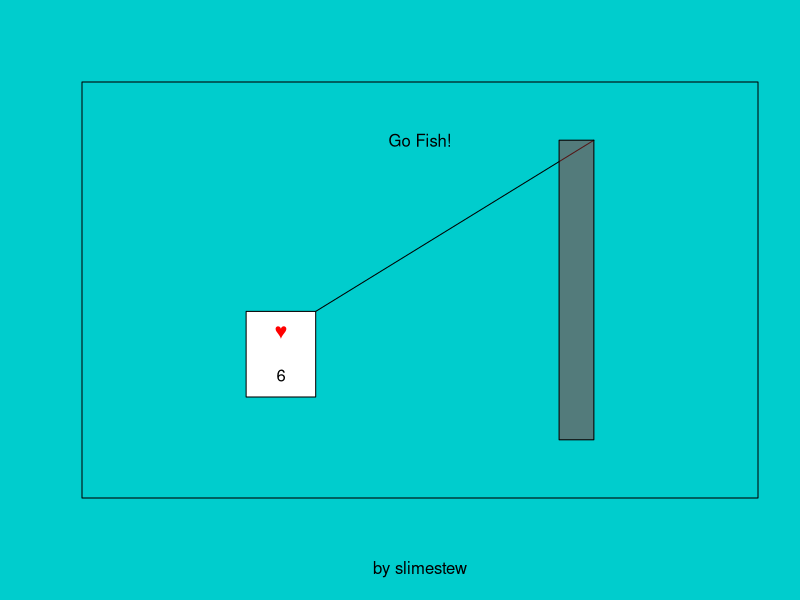

Recreate this plot in R. (Note: this script raises an error after producing the figure.)
par(bg = "cyan3")
cards <- list() #all cards, shuffles
deck <- list() #draw pile
selected <- 0
handOffset <- 0
pause <- FALSE
menu <- 0
win <- TRUE
turndirection <- 1
click <- list(x = 3, y = 3)
scores <- list()
options <- c(0, 0)
hands <- matrix()
stVals <- c("A","2","3","4","5","6","7","8","9","X","J","Q","K")
suits <- c("♥", "♦", "♠", "♣")
suitColors <- c("red", "red", "black", "black")

unpack <- function() {
  for(i in 1:4)
  if(options[1]<2) { #less than 4 players
    for(j in 1:13)
      cards <- c(cards, list(list(i,stVals[j])))
  if(options[4]>3)
    for(j in 1:13)
      cards <- c(cards, list(list(i,stVals[j])))
  } else {
    for(j in 1:15) #two of every card
      cards <- c(cards, list(list(i,uqVals[j])))
    for(j in 2:13) #two of every card besides 0, C, and F
      cards <- c(cards, list(list(i,uqVals[j])))
  }
  return(cards)
}

dispCard <- function(x, y, card) {
  suit <- card[[1]]
  valu <- card[[2]]
  rect(x,y,x+1,y+2, col="white", border="black")
  text(x+0.5,y+1.5, suits[suit], col=suitColors[suit])
  
  if(valu == "X"){
    text(0.5+x,0.5+y, "10")
  } else {
    text(0.5+x,0.5+y, valu)
  }
}

selectValue <- function() {
  rect(0,0,10,3, col="#a52a2a80", border="transparent")
  while(TRUE){
    dispCard(1, 2, list(1, " "))
    dispCard(3, 2, list(2, " "))
    dispCard(5, 2, list(3, " "))
    dispCard(7, 2, list(4, " "))
    click <- locator(1)
    if(floor(click$x) < 2)
      return(1)
    if(floor(click$x) < 4)
      return(2)
    if(floor(click$x) < 6)
      return(3)
    if(floor(click$x) < 8)
      return(4)
  }
}

validCard <- function(card) {
  suit <- card[[1]]
  valu <- card[[2]]
  return((suit == stack[[length(stack)]][[1]] && !wildcard && drawCount<0) || (valu == stack[[length(stack)]][[2]]) || (valu == "C" && drawCount<0) ||
          (valu == "F" && drawCount<0) || (options[1]==0 && valu== "8") || (options[1]==1 && valu== "A") || (options[1]==1 && valu== "J") || (wildcard && suit == wildcard && drawCount < 0))
}

nextPlayer <- function(turnorder, options) {
  if(turnorder[1])
    return((turnorder[2] %% (options[4]+2)) + 1)
  return(((turnorder[2]-2) %% (options[4]+2)) + 1)
}

doAI <- function(deck, hands, stack, wildcard, drawCount, options) {
  turnOver <- FALSE
  while(turnorder[2]!=1){
    for(i in 1:length(hands[[turnorder[2]]])){ #play
      if(length(hands[[turnorder[2]]])==0) #escape when winner found
        return(list(deck, hands, stack, wildcard, drawCount))
      if(validCard(hands[[turnorder[2]]][[i]]) && drawCount == -1){
        stack <- c(stack, list(hands[[turnorder[2]]][[i]])) #play valid card
        hands[[turnorder[2]]] <- hands[[turnorder[2]]][-(i)]
        wildcard <- 0
        turnOver <- TRUE
        
        #power cards
        if(options[1] == 0){  #crazy eights
          if(stack[[length(stack)]][[2]] == "8")
            wildcard <- as.integer(names(which.max(table(unlist(sapply(hands[[turnorder[2]]], function(hand) hand[1])))))) #gets the most common suit
          if(stack[[length(stack)]][[2]] == "Q" && options[2])
            turnorder[2] <- nextPlayer(turnorder, options)
        } else if(options[1] == 1) { #last card
          if(drawCount == -1 && (stack[[length(stack)]][[2]] == "2" || stack[[length(stack)]][[2]] == "A"))
            drawCount <- 0
          if(stack[[length(stack)]][[2]] == "2")
            drawCount <- drawCount+2
          if(stack[[length(stack)]][[2]] == "A")
            drawCount <- drawCount+4
          if(stack[[length(stack)]][[2]] == "8")
            turnorder[2] <- nextPlayer(turnorder, options)
          if(stack[[length(stack)]][[2]] == "J" || stack[[length(stack)]][[2]] == "A")
            wildcard <- as.integer(names(which.max(table(unlist(sapply(hands[[turnorder[2]]], function(hand) hand[1])))))) #sample(1:4, 1)
        } else if(options[1] >= 2){ #one and other one
          if(stack[[length(stack)]][[2]] == "S")
            turnorder[2] <- nextPlayer(turnorder, options)
          if(stack[[length(stack)]][[2]] == "R")
            turnorder[1] <- !turnorder[1]
          if(stack[[length(stack)]][[2]] == "C" || stack[[length(stack)]][[2]] == "F")
            wildcard <- as.integer(names(which.max(table(unlist(sapply(hands[[turnorder[2]]], function(hand) hand[1]))))))
          if(drawCount == -1 && (stack[[length(stack)]][[2]] == "T" || stack[[length(stack)]][[2]] == "F"))
            drawCount <- 0
          if(stack[[length(stack)]][[2]] == "T")
            drawCount <- drawCount+2
          if(stack[[length(stack)]][[2]] == "F")
            drawCount <- drawCount+4
          if(stack[[length(stack)]][[2]] == "0" && options[2])
            hands <- rotateHands(hands, options)
          if(stack[[length(stack)]][[2]] == "7" && options[2]){
            tempLength <- sapply(hands, length)
            tempLength[turnorder[2]] <- 9999
            hands <- swapHands(hands, turnorder[2], which.min(tempLength))
          }
        }

        break
      }

    }
      if(!turnOver){ #draw
        hand <- max(1, drawCount)
        for(i in 1:hand){
          hands[[turnorder[2]]] <- c(hands[[turnorder[2]]], deck[length(deck)][1])
          deck <- deck[-length(deck)]
        }
        drawCount <- -1
      }
    turnorder[2] <- nextPlayer(turnorder, options)
  }
  return(list(deck, hands, stack, wildcard, drawCount))
} #ai over

selectPlayer <- function(hands, player){
  rect(0,0,10,3, col="#a52a2a80", border="transparent")
  while(TRUE){
    #unnecesary! these cards will already be drawn
    click <- locator(1)
    if(floor(click$x) < 2 && floor(click$x)<10)
      if(floor(click$x)-2 < turnorder[2])
        return(swapHands(hands, player, floor(click$x)-2))
    return(swapHands(hands, player, floor(click$x)-1))
  }
}

#menu
plot(0, 0, type = "n", xlim = c(0, 9), ylim = c(0, 9), col="white", xlab = "by slimestew", ylab = "", axes = FALSE, frame.plot = TRUE)
par(bg = "cyan3")
segments(7,8,3,4)
rect(6.5,1,7,8, col="#a52a2a80", border="black")
rect(2,2,3,4, col="white", border="black")
text(2.5,3.5, suits[1], col=suitColors[1])
text(2.5,2.5, "6")

text(4.5,8, "Go Fish!")

while((floor(click$y) < 5 || floor(click$y) > 8) || menu < 2){
  click <- locator(1)
  plot(0, 0, type = "n", xlim = c(0, 9), ylim = c(0, 9), xlab = "", ylab = "", axes = FALSE, frame.plot = FALSE)
  
  if((floor(click$x) > 1 && floor(click$x) < 7) && menu > 0){
    if(floor(click$y) == 3)
      options[1] <- (options[1]+1) %% 4
    if(floor(click$y) == 2)
      options[2] <- !options[2]
    if(floor(click$y) == 1)
      options[3] <- !options[3]
    if(floor(click$y) == 0)
      options[4] <- (options[4]+1) %% 6
  }
  
  rect(1, 5, 7, 6, col = "tan", border = "brown")
  rect(1, 3, 7, 4, col = primaryColors[options[1]+1], border = "black")
  rect(1, 2, 7, 3, col = primaryColors[options[2]+1], border = "black")
  rect(1, 1, 7, 2, col = primaryColors[options[3]+1], border = "black")
  rect(1, 0, 7, 1, col = "white", border = "black")
  text(4,8, "Go Fish")
  text(4,3.5, variants[options[1]+1])
  text(4,2.5, ifelse(options[1]<2, ifelse(options[1]," ","Queen Skip"),"0s and 7s"))
  text(4,1.5, ifelse(options[3],"CPU","Human"))
  text(4,0.5, options[4]+2)
  text(4,5.5, "Start")
  
  menu <- min(menu + 1,2)
}

plot(0, 0, type = "n", xlim = c(0, 10), ylim = c(0, 10), col="white", xlab = "", ylab = "", axes = FALSE, frame.plot = TRUE)
menu <- 0

cards <- sample(unpack(), replace=TRUE)
deck <- cards
hands <- replicate(options[4]+2, list())
scores <- rep(0, options[4]+2)
for(i in 1:(options[4]+2)){
  hand<-7
  if(options[1]<2 && options[4] != 0)
    hand<-5
  
  for(j in 1:hand){
    temp <- sample(length(deck), 1)
    hands[[i]] <- c(hands[[i]], deck[temp][1])
    deck <- deck[-temp]
    if(j == 2)
      next
  }
}
temp <- sample(length(deck), 1)
stack <- deck[temp][1]
deck <- deck[-temp]

#game loop
while( win && (((options[1]==0) == all(scores < maxScore)) || options[1]>0)) {

if(menu>0){
  
  if(floor(click$x) > 0 && floor(click$x) < 9 && floor(click$y) > -1 && floor(click$y) < 3) #selection
    selected <- floor(click$x)
  
  if(floor(click$x) > 8 && floor(click$y) > -1 && floor(click$y) < 3 && length(hands[[turnorder[2]]]) > (handOffset+8)){
    handOffset <- handOffset+8
    selected <- 0
  }
  
  if(floor(click$x) < 1 && floor(click$y) > -1 && floor(click$y) < 3 && handOffset > 0){
    handOffset <- handOffset-8
    selected <- 0
  }
  
  if(floor(click$x) > 4 && floor(click$x) < 6 && floor(click$y) > 3 && floor(click$y) < 6 && selected[1]){ #play card
    if(validCard(hands[[turnorder[2]]][[selected+handOffset]])){
      stack <- c(stack, list(hands[[turnorder[2]]][[selected+handOffset]]))
      hands[[turnorder[2]]] <- hands[[turnorder[2]]][-(selected+handOffset)]
      
      if(wildcard)
        wildcard <- 0
      
      if(options[1] == 0){  #crazy eights
        if(stack[[length(stack)]][[2]] == "8")
          wildcard <- wildColor()
        if(stack[[length(stack)]][[2]] == "Q" && options[2])
          turnorder[2] <- nextPlayer(turnorder, options)
      } else if(options[1] == 1) { #last card
        if(stack[[length(stack)]][[2]] == "8")
          turnorder[2] <- nextPlayer(turnorder, options)
        if(stack[[length(stack)]][[2]] == "J" || stack[[length(stack)]][[2]] == "A")
          wildcard <- wildColor()
        if(drawCount == -1 && (stack[[length(stack)]][[2]] == "2" || stack[[length(stack)]][[2]] == "A"))
          drawCount <- 0
      } else if(options[1] >= 2){ #one and other one
        if(stack[[length(stack)]][[2]] == "S")
          turnorder[2] <- nextPlayer(turnorder, options)
        if(stack[[length(stack)]][[2]] == "R")
          turnorder[1] <- !turnorder[1]
        if(stack[[length(stack)]][[2]] == "C" || stack[[length(stack)]][[2]] == "F")
          wildcard <- wildColor()
        if(drawCount == -1 && (stack[[length(stack)]][[2]] == "T" || stack[[length(stack)]][[2]] == "F"))
          drawCount <- 0
        if(stack[[length(stack)]][[2]] == "0" && options[2])
          hands <- rotateHands(hands, options)
        if(stack[[length(stack)]][[2]] == "7" && options[2])
          hands <- swapUI(hands, turnorder[2])
      }
      turnorder[3] <- TRUE
      selected <- -1
      handOffset <- 0
    } else {
      selected <- 0
    }
  }
    
  if(floor(click$x) > 2 && floor(click$x) < 5 && click$y > 3.5 && click$y <= 5){ #draw card
    if(length(deck) == 0 && length(stack)>1){
      tempcard <- stack[length(stack)]
      deck <- sample(stack[1:(length(stack)-1)], replace = TRUE)
      if(options[1]==0){
        sums <- c()
        for(i in 1:(options[4]+2)){ #total scores
          sums[i] <- 0
          for(j in 1:length(hands[[i]])){
            if(hands[[i]][[j]][2] == "8")
              sums[i] <- sums[[i]] + 50
            else if(hands[[i]][[j]][2] == "J")
              sums[i] <- sums[[i]] + 10
            else if(hands[[i]][[j]][2] == "Q")
              sums[i] <- sums[[i]] + 10
            else if(hands[[i]][[j]][2] == "K")
              sums[i] <- sums[[i]] + 10
            else if(hands[[i]][[j]][2] == "X")
              sums[i] <- sums[[i]] + 10
            else if(hands[[i]][[j]][2] == "A")
              sums[i] <- sums[[i]] + 1
            else
              sums[i] <- sums[[i]] + as.integer(hands[[i]][[j]][[2]])
          }
        }
        for(i in 1:(options[4]+2)){
          if(sums[i] == min(sums))
            scores[i] <- scores[i] + floor((max(sums) - min(sums)) / sum(sums == min(sums))) #difference of points divided by number of lowest values (on tie)
        }
        
      }
      stack <- tempcard
    }
    if(length(deck)>0){
      hand <- max(1, drawCount)
      for(i in 1:hand){
        hands[[turnorder[2]]] <- c(hands[[turnorder[2]]], deck[length(deck)][1])
        deck <- deck[-length(deck)]
      }
      if(!turnorder[3]){
        turnorder[2] <- nextPlayer(turnorder, options)
        pause <-TRUE
      }
      selected <- -1
      handOffset <- 0
      drawCount <- -1
    }
  }
  
  if(length(hands[[turnorder[2]]]) == 0)
    win <-FALSE
  
  if(selected == -1 && win && turnorder[3]){  #drawing cards
      if(options[1] == 1){
        if(stack[[length(stack)]][[2]] == "2" && drawCount >= 0)
          drawCount <- drawCount+2
        if(stack[[length(stack)]][[2]] == "A" && drawCount >= 0)
          drawCount <- drawCount+4
      } else if(options[1] >= 2){
        if(stack[[length(stack)]][[2]] == "T" && drawCount >= 0)
          drawCount <- drawCount+2
        if(stack[[length(stack)]][[2]] == "F" && drawCount >= 0)
          drawCount <- drawCount+4
      }
    
    if(!options[3])
      pause <-TRUE
    turnorder[2] <- nextPlayer(turnorder, options)
    selected <- 0
  }
  
  if(options[3] && turnorder[2]!=1){
    AI <- doAI(deck, hands, stack, wildcard, drawCount, options)
    deck <- AI[[1]]
    hands <- AI[[2]]
    stack <- AI[[3]]
    wildcard <- AI[[4]]
    drawCount <- AI[[5]]
    if(any(sapply(hands, length) == 0)){
      win <- FALSE
    } else {
      turnorder[2] <- 1
    }
    pause <- TRUE
  }
}
  
plot(0, 0, type = "n", xlim = c(0, 10), ylim = c(0, 10), xlab = ifelse(options[1]==0,paste("Score:",scores[turnorder[2]]),""), ylab = "", axes = FALSE, frame.plot = FALSE)
rect(0,4.5,10,6.5, col="darkorange4", border="black")
rect(0,-2,10,6, col="brown", border="black")

if(!pause){
  
  if(length(deck) == 0){
    rect(3,3.5,5,4.75, col="brown", border="black", lty = "dashed")
  } else {
    i <- 0
    if(floor(length(deck)/8) > 0)
      for(i in 1:floor(length(deck)/8))
        rect(3,3.5+(i*0.1),5,4.5+(i*0.1), col="chartreuse4", border="black")
    i <- i+1
    rect(3,3.5+(i*0.1),5,4.5+(i*0.1), col="chartreuse3", border="black")
    rect(3.25,3.75+(i*0.1),4.75,4.25+(i*0.1), col="chartreuse4", border="white")
  }
  
  for(i in 1:(options[4]+2)){
    if(i != turnorder[2]){
    rect((i < turnorder[2])+i,8,i+1+(i < turnorder[2]),10, col="chartreuse3", border="black")
    rect(i+0.25+(i < turnorder[2]),8.25,i+0.75+(i < turnorder[2]),9.75, col="chartreuse4", border="white")
    text(i+0.5+(i < turnorder[2]), 7.5, length(hands[[i]]))
    }
  }
  
  text(0.5, 3, length(hands[[turnorder[2]]]), col="tan") 
  
  if(length(hands[[turnorder[2]]]) > handOffset+8){
    symbols(9.5, 1, circles = 0.5, inches = FALSE, add = TRUE, bg = "white", fg="brown")
    text(9.5, 1, ">", col="black") 
  }
  
  if(handOffset > 0){
    symbols(0.5, 1, circles = 0.5, inches = FALSE, add = TRUE, bg = "white", fg="brown")
    text(0.5, 1, "<", col="black")
  }
    
  
  if(drawCount>0){ # +2 and +4s
      symbols(1.5, 5, circles = 0.5, inches = FALSE, add = TRUE, bg = "black", fg="brown")
      text(1.5,5, paste("+",abs(drawCount), sep=""), col="white")
  }
  
  if(wildcard){
    if(options[1]<2){ #colors/cards
      symbols(6.5, 5, circles = 0.5, inches = FALSE, add = TRUE, bg = "white", fg="brown")
      text(6.5,5, suits[wildcard], col=suitColors[wildcard])
    } else {
      if(options[1]==2){
        symbols(6.5, 5, circles = 0.5, inches = FALSE, add = TRUE, bg = oneColors[wildcard], fg="brown")
      } else {
        symbols(6.5, 5, circles = 0.5, inches = FALSE, add = TRUE, bg = primaryColors[wildcard], fg="brown")
      }
    }
  }
  
  text(1,-1, paste("Player",turnorder[2]), xpd=TRUE, col="darkorange4")
  
  dispCard(5, 4, stack[[length(stack)]])
    
  if(win){
    for(i in (1+handOffset):min(length(hands[[turnorder[2]]]), handOffset+8))
      dispCard(i-handOffset, ((selected+handOffset)==i), hands[[turnorder[2]]][[i]])
  } else if(options[1]==0 && any(scores <= maxScore)){
    plot(0, 0, type = "n", xlim = c(0, 10), ylim = c(0, 10), xlab = "", ylab = "", axes = FALSE, frame.plot = FALSE)
    text(4,2, paste("Tallying points"))
    
    for(i in 1:(options[4]+2)){
      sum <- 0
      if(i==turnorder[2])
        next
      for(j in 1:length(hands[[i]])){
          if(hands[[i]][[j]][2] == "8")
            hands[[i]][[j]][2] <- 50
          else if(hands[[i]][[j]][2] == "J")
            hands[[i]][[j]][2] <- 10
          else if(hands[[i]][[j]][2] == "Q")
            hands[[i]][[j]][2] <- 10
          else if(hands[[i]][[j]][2] == "K")
            hands[[i]][[j]][2] <- 10
          else if(hands[[i]][[j]][2] == "X")
            hands[[i]][[j]][2] <- 10
          else if(hands[[i]][[j]][2] == "A")
            hands[[i]][[j]][2] <- 1
          else
            hands[[i]][[j]][2] <- as.integer(hands[[i]][[j]][[2]])
          sum <- sum + hands[[i]][[j]][[2]]
      }
      scores[turnorder[2]] <- scores[turnorder[2]] + sum
    }
    
    click <- locator(1)
    plot(0, 0, type = "n", xlim = c(0, 10), ylim = c(0, 10), xlab = "", ylab = "", axes = FALSE, frame.plot = FALSE)
    for(i in 1:options[4]+2){
      rect(2,10-i,5, 9-i, col="white", border="black")
      rect(5,10-i,8, 9-i, col="white", border="black")
      text(3.5, 9.5-i, paste("Player",i-1))
      text(6.5, 9.5-i, paste("Score:",scores[i-1]))
    }
    text(5,10, paste("Score to win is",maxScore))
    text(5,9, paste("Click to begin next round"))
      
    if(all(scores < maxScore) && options[1] == 0)
      win <- TRUE
    
    deck <- cards
    hands <- replicate(options[4]+2, list())
    for(i in 1:(options[4]+2)){
      hand<-7
      if(options[1]<2 && options[4] != 0)
        hand<-5
      
      for(j in 1:hand){
        temp <- sample(length(deck), 1)
        hands[[i]] <- c(hands[[i]], deck[temp][1])
        deck <- deck[-temp]
        if(j == 2)
          next
      }
    }
    temp <- sample(length(deck), 1)
    stack <- deck[temp][1]
    deck <- deck[-temp]
    turnorder[2] <- 1
    selected <- 0
    handOffset <- 0
  }

} else {
  if(win)
    text(4,4, paste("Click for Player",turnorder[2]))
  menu <- -1
}

menu <- min(menu+1, 1)

click <- locator(1)

if(pause)
  pause <- FALSE
}

if(!options[3] || (length(hands[[1]]) == 0 && options[3])){
  text(5,3, "You win!")
} else {
  text(5,3, "Game Over")
  text(5,2, paste0("Player ", which.min(sapply(hands, length)), " wins"))
}